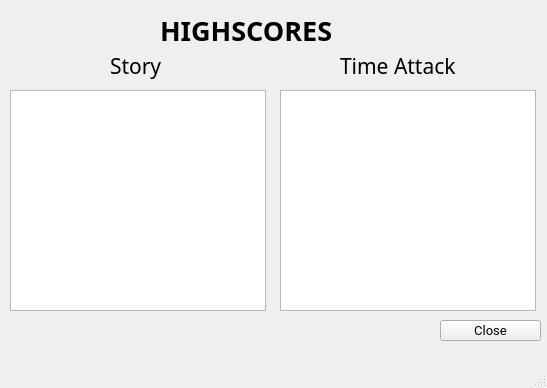
<?xml version="1.0" encoding="UTF-8"?>
<ui version="4.0">
 <class>HighscoreWindow</class>
 <widget class="QMainWindow" name="HighscoreWindow">
  <property name="windowModality">
   <enum>Qt::NonModal</enum>
  </property>
  <property name="geometry">
   <rect>
    <x>0</x>
    <y>0</y>
    <width>547</width>
    <height>388</height>
   </rect>
  </property>
  <property name="minimumSize">
   <size>
    <width>547</width>
    <height>388</height>
   </size>
  </property>
  <property name="maximumSize">
   <size>
    <width>547</width>
    <height>388</height>
   </size>
  </property>
  <property name="windowTitle">
   <string>Highscore</string>
  </property>
  <widget class="QWidget" name="centralwidget">
   <widget class="QListView" name="listView">
    <property name="geometry">
     <rect>
      <x>10</x>
      <y>90</y>
      <width>256</width>
      <height>221</height>
     </rect>
    </property>
   </widget>
   <widget class="QListView" name="listView_2">
    <property name="geometry">
     <rect>
      <x>280</x>
      <y>90</y>
      <width>256</width>
      <height>221</height>
     </rect>
    </property>
   </widget>
   <widget class="QPushButton" name="BtnBack">
    <property name="geometry">
     <rect>
      <x>440</x>
      <y>320</y>
      <width>101</width>
      <height>21</height>
     </rect>
    </property>
    <property name="font">
     <font>
      <family>Roboto</family>
      <pointsize>10</pointsize>
     </font>
    </property>
    <property name="text">
     <string>Close</string>
    </property>
   </widget>
   <widget class="QLabel" name="label">
    <property name="geometry">
     <rect>
      <x>110</x>
      <y>50</y>
      <width>71</width>
      <height>31</height>
     </rect>
    </property>
    <property name="font">
     <font>
      <family>Montserrat</family>
      <pointsize>16</pointsize>
     </font>
    </property>
    <property name="text">
     <string>Story</string>
    </property>
   </widget>
   <widget class="QLabel" name="label_2">
    <property name="geometry">
     <rect>
      <x>340</x>
      <y>50</y>
      <width>131</width>
      <height>31</height>
     </rect>
    </property>
    <property name="font">
     <font>
      <family>Montserrat</family>
      <pointsize>16</pointsize>
     </font>
    </property>
    <property name="text">
     <string>Time Attack</string>
    </property>
   </widget>
   <widget class="QLabel" name="label_3">
    <property name="geometry">
     <rect>
      <x>160</x>
      <y>10</y>
      <width>211</width>
      <height>41</height>
     </rect>
    </property>
    <property name="font">
     <font>
      <family>Montserrat</family>
      <pointsize>20</pointsize>
      <weight>75</weight>
      <bold>true</bold>
     </font>
    </property>
    <property name="text">
     <string>HIGHSCORES</string>
    </property>
   </widget>
  </widget>
  <widget class="QMenuBar" name="menubar">
   <property name="geometry">
    <rect>
     <x>0</x>
     <y>0</y>
     <width>547</width>
     <height>21</height>
    </rect>
   </property>
  </widget>
  <widget class="QStatusBar" name="statusbar"/>
 </widget>
 <resources/>
 <connections/>
</ui>
